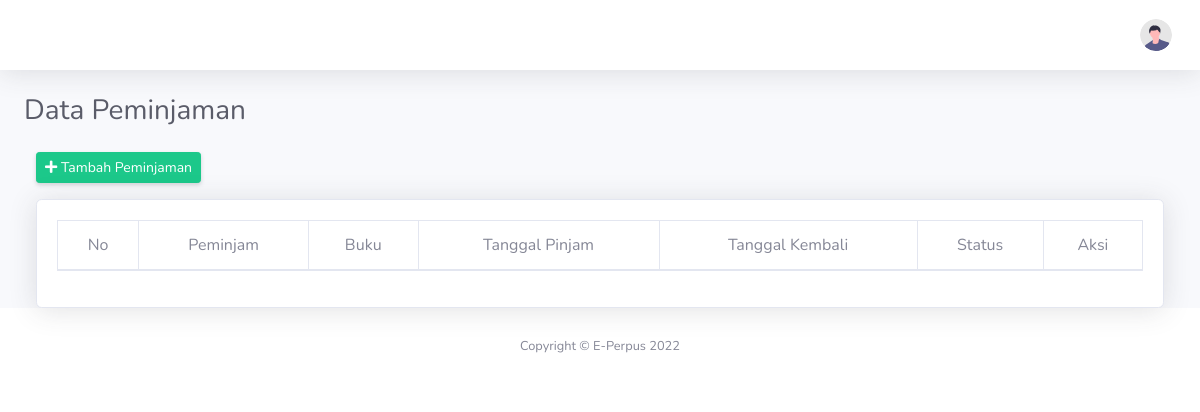
The page /index.php/peminjaman on the database as committed earlier.
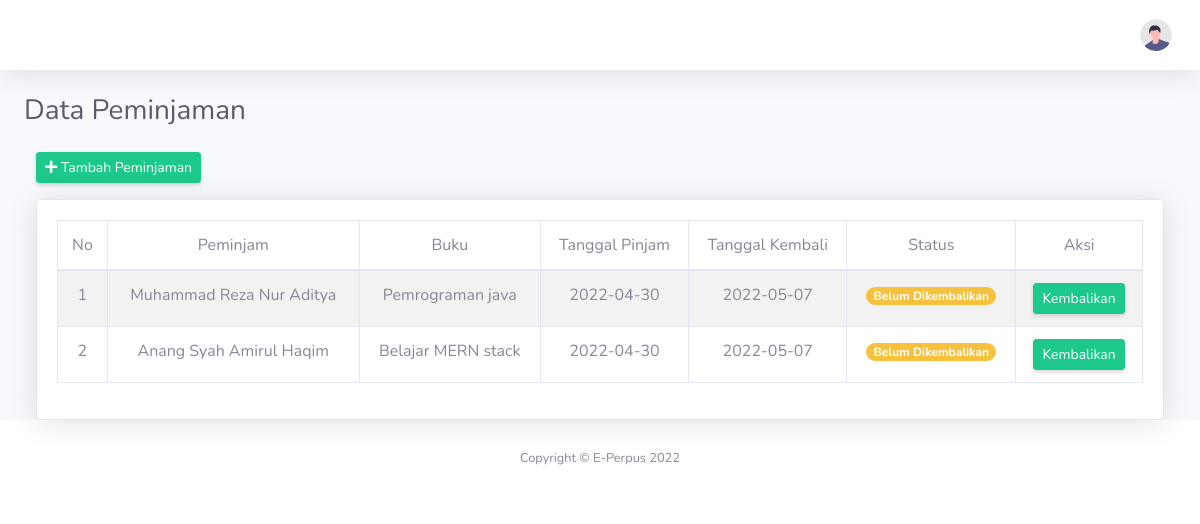
The same page on the database as committed later.
### tables this page shows
CREATE TABLE `peminjaman` (
  `id_pinjam` int(11) NOT NULL,
  `id_anggota` int(11) NOT NULL,
  `id_buku` int(11) NOT NULL,
  `tgl_pinjam` date NOT NULL,
  `tgl_kembali` date NOT NULL
);

CREATE TABLE `anggota` (
  `id_anggota` int(11) NOT NULL,
  `kode_anggota` varchar(10) NOT NULL,
  `nama_anggota` varchar(255) NOT NULL,
  `jenis_kelamin` varchar(20) NOT NULL,
  `alamat` text NOT NULL,
  `no_hp` bigint(13) NOT NULL
);

CREATE TABLE `buku` (
  `id_buku` int(11) NOT NULL,
  `kode_buku` varchar(10) NOT NULL,
  `id_pengarang` int(11) NOT NULL,
  `id_penerbit` int(11) NOT NULL,
  `judul_buku` varchar(50) NOT NULL,
  `tahun_terbit` int(11) NOT NULL,
  `jumlah` int(11) NOT NULL
);

### application/controllers/Peminjaman.php (called while the page is built, shortened)
<?php
class Peminjaman extends CI_Controller {
    public function __construct()
    {
        $this->load->model('m_peminjaman');
    }
    public function index()
    {
        $isi['content'] = 'peminjaman/v_peminjaman';
        $isi['judul'] = 'Data Peminjaman';
        $isi['data_peminjaman'] = $this->m_peminjaman->getDataPeminjaman();
        $this->load->view('v_dashboard', $isi);
    }
}

### index.php (called while the page is built, shortened)
<?php
require_once BASEPATH.'core/CodeIgniter.php';

### application/models/m_peminjaman.php (called while the page is built, shortened)
<?php
class M_peminjaman extends CI_Model {
    public function getDataPeminjaman()
    {
        $this->db->select('*');
        $this->db->from('peminjaman');
        $this->db->join('anggota', 'peminjaman.id_anggota = anggota.id_anggota');
        $this->db->join('buku', 'peminjaman.id_buku = buku.id_buku');
        return $this->db->get()->result();
    }
}

### application/views/peminjaman/v_peminjaman.php (the view, shortened to what this page needs)
<div class="container-fluid">
    <div class="row">
        <div class="col-md-12 mb-3">
            <a href="<?= base_url('Peminjaman/tambah_peminjaman'); ?>" class="btn btn-sm btn-success shadow-sm"><i class="fa fa-plus"></i> Tambah Peminjaman</a>
        </div>
    </div>
    <div class="card shadow">
        <div class="card-body">
            <div class="table-responsive">
                <table class="table table-bordered table-striped text-center" id="dataTable" width="100%" cellspacing="0">
                    <thead>
                        <tr>
                            <td>No</td>
                            <td>Peminjam</td>
                            <td>Buku</td>
                            <td>Tanggal Pinjam</td>
                            <td>Tanggal Kembali</td>
                            <td>Status</td>
                            <td>Aksi</td>
                        </tr>
                    </thead>
                    <tbody>
                        <?php
                            $no = 1;
                            foreach ($data_peminjaman AS $row) {
                                $tgl_kembali = new DateTime($row->tgl_kembali);
                                $tgl_sekarang = new DateTime();
                                $selisih = $tgl_sekarang->diff($tgl_kembali)->format("%a");
                                ?>
                                <tr>
                                    <td><?= $no++; ?></td>
                                    <td><?= $row->nama_anggota ?></td>
                                    <td><?= $row->judul_buku ?></td>
                                    <td><?= $row->tgl_pinjam ?></td>
                                    <td><?= $row->tgl_kembali ?></td>
                                    <td>
                                        <?php
                                            if ($tgl_kembali >= $tgl_sekarang OR $selisih == 0) {
                                                echo "<span class='badge badge-pill badge-warning'>Belum Dikembalikan</span>";
                                            } else {
                                                echo "Telat <b style = 'color: red;'>".$selisih."</b> Hari <br><span class='badge badge-pill badge-danger'> Denda Perhari = Rp1000</span>";
                                            }
                                        ?>
                                    </td>
                                    <td>
                                        <span><a href="<?= base_url('Peminjaman/kembalikan/')?><?= $row->id_pinjam; ?>" class="btn btn-sm btn-success shadow-sm" onclick="return confirm('Yakin Buku Ini Mau Dikembalikan')">Kembalikan</a></span>
                                    </td>
                                </tr>
                            <?php }
                        ?>
                    </tbody>
                </table>
            </div>
        </div>
    </div>
</div>

Rows that differ between the two databases and show on the page:
added peminjaman: id_anggota.nama_anggota "Muhammad Reza Nur Aditya", id_buku.judul_buku "Pemrograman java", tgl_pinjam "2022-04-30", tgl_kembali "2022-05-07", shows "Belum Dikembalikan"
added peminjaman: id_anggota.nama_anggota "Anang Syah Amirul Haqim", id_buku.judul_buku "Belajar MERN stack", tgl_pinjam "2022-04-30", tgl_kembali "2022-05-07", shows "Belum Dikembalikan"
